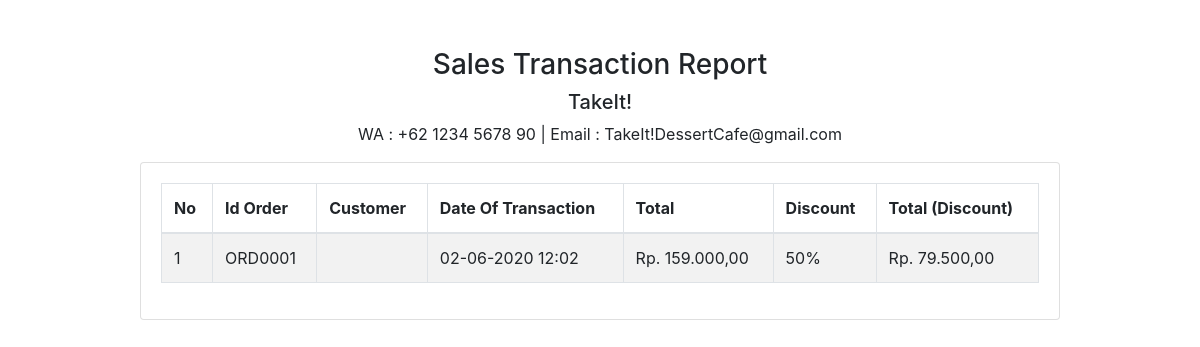
Before: /dashboard/admin/semua_laporan.php with the older database file.
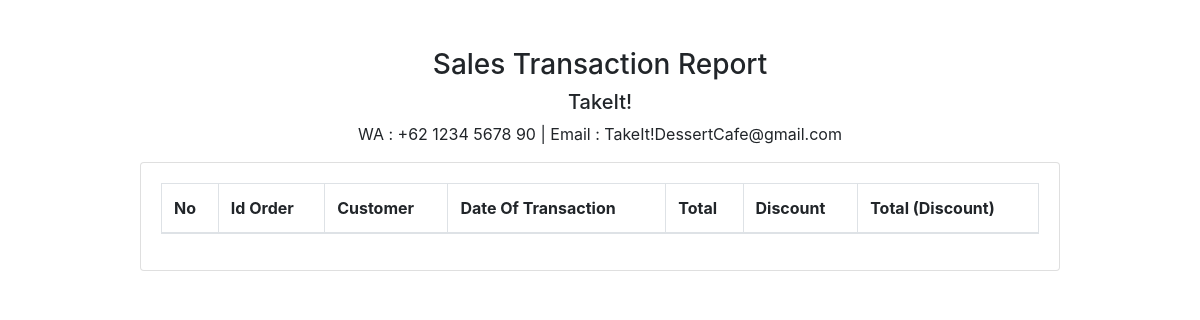
After: the same page with the newer database file.
### tables this page shows
CREATE TABLE `tb_transaksi` (
  `id_transaksi` int(11) NOT NULL,
  `id_user` int(11) DEFAULT NULL,
  `id_order` varchar(50) NOT NULL,
  `tanggal_transaksi` int(11) NOT NULL,
  `aTanggal_transaksi` varchar(50) NOT NULL,
  `hartot_transaksi` int(11) NOT NULL,
  `diskon_transaksi` int(11) NOT NULL,
  `totbar_transaksi` int(11) NOT NULL,
  `uang_transaksi` int(11) NOT NULL,
  `kembalian_transaksi` int(11) NOT NULL
);

CREATE TABLE `tb_order` (
  `id_order` varchar(50) NOT NULL,
  `meja_order` int(11) NOT NULL,
  `tanggal_order` int(11) NOT NULL,
  `aTanggal_order` varchar(128) NOT NULL,
  `id_user` int(11) NOT NULL,
  `keterangan_order` text DEFAULT NULL,
  `status_order` varchar(20) NOT NULL
);

### dashboard/fungsi/rupiah.php (called while the page is built)
<?php
function rupiah($angka) {
	$hasil_rupiah = number_format($angka,2,',','.');
	return $hasil_rupiah;
}
?>

### dashboard/admin/semua_laporan.php (the view, shortened to what this page needs)
<?php
include '../../koneksi.php';
include '../fungsi/rupiah.php';
$laporan = mysqli_query($kon, "SELECT * FROM tb_transaksi ORDER BY id_transaksi DESC")
?>
<!doctype html>
<html lang="en">
<head>
  <link rel="stylesheet" href="https://stackpath.bootstrapcdn.com/bootstrap/4.4.1/css/bootstrap.min.css">
</head>
<body>
  <div class="container">
    <div class="row">
      <div class="col-md-10 mx-auto mt-5">
        <div class="text-center">
          <h3>Sales Transaction Report</h3>
          <h5>TakeIt!</h5>
          <p>WA : +62 1234 5678 90 | Email : TakeIt!DessertCafe@gmail.com</p>
        </div>
        <div class="card">
          <div class="card-body">
            <table class="table table-bordered table-striped">
              <thead>
                <tr>
                  <th>No</th>
                  <th>Id Order</th>
                  <th>Customer</th>
                  <th>Date Of Transaction</th>
                  <th>Total</th>
                  <th>Discount</th>
                  <th>Total (Discount)</th>
                </tr>
              </thead>
              <tbody>
                <?php $i = 1;
                foreach ($laporan as $row) :
                  $user_query =  mysqli_query($kon, "SELECT * FROM tb_user WHERE id_user = '$row[id_user]'");
                  $user = mysqli_fetch_assoc($user_query);
                  $order_query =  mysqli_query($kon, "SELECT * FROM tb_order WHERE id_order = '$row[id_order]'");
                  $oq = mysqli_fetch_assoc($order_query);
                ?>
                  <tr>
                    <td><?= $i++; ?></td>
                    <td><?= $row['id_order'] ?></td>
                    <td><?= $user['nama_user'] ?></td>
                    <td><?= date('d-m-Y H:i', $oq['tanggal_order']) ?></td>
                    <td>Rp. <?= rupiah($row['hartot_transaksi']) ?></td>
                    <td><?= $row['diskon_transaksi'] ?>%</td>
                    <td>Rp. <?= rupiah($row['totbar_transaksi']) ?></td>
                  </tr>
                <?php endforeach; ?>
              </tbody>
            </table>
          </div>
        </div>
      </div>
    </div>
  </div>
</body>
</html>

Changed rows visible on the page:
removed tb_transaksi: id_order "ORD0001", id_order.tanggal_order "02-06-2020 12:02", hartot_transaksi "159.000,00", diskon_transaksi "50", totbar_transaksi "79.500,00"
